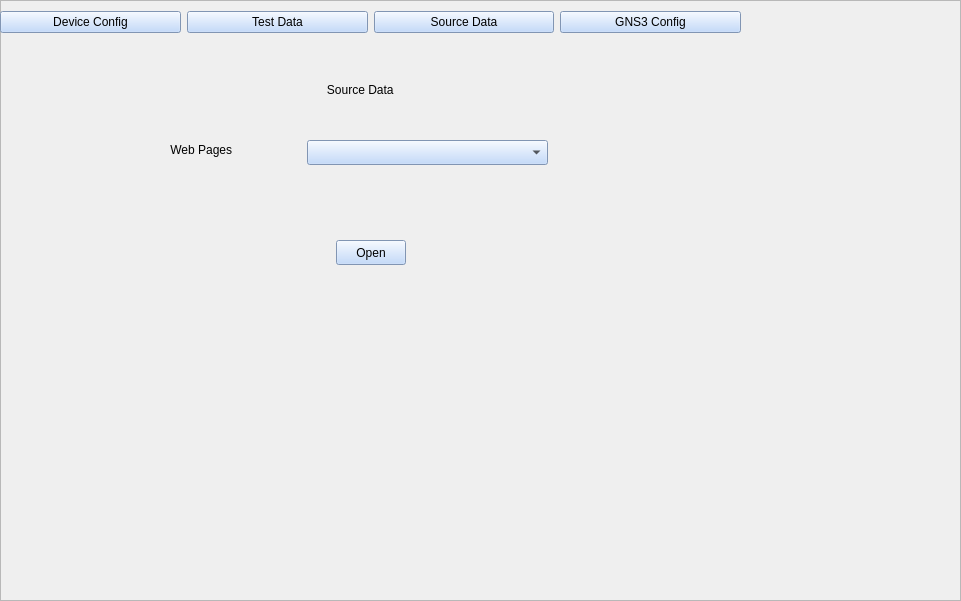
   <widget class="QFrame" name="config_display">
    <property name="geometry">
     <rect>
      <x>120</x>
      <y>70</y>
      <width>961</width>
      <height>601</height>
     </rect>
    </property>
    <property name="frameShape">
     <enum>QFrame::StyledPanel</enum>
    </property>
    <widget class="QWidget" name="config_menu" native="true">
     <property name="geometry">
      <rect>
       <x>0</x>
       <y>0</y>
       <width>741</width>
       <height>45</height>
      </rect>
     </property>
     <property name="palette">
      <palette>
       <active>
        <colorrole role="WindowText">
         <brush brushstyle="SolidPattern">
          <color alpha="255">
           <red>0</red>
           <green>0</green>
           <blue>0</blue>
          </color>
         </brush>
        </colorrole>
        <colorrole role="Button">
         <brush brushstyle="SolidPattern">
          <color alpha="255">
           <red>181</red>
           <green>209</green>
           <blue>250</blue>
          </color>
         </brush>
        </colorrole>
        <colorrole role="Light">
         <brush brushstyle="SolidPattern">
          <color alpha="255">
           <red>255</red>
           <green>255</green>
           <blue>255</blue>
          </color>
         </brush>
        </colorrole>
        <colorrole role="Midlight">
         <brush brushstyle="SolidPattern">
          <color alpha="255">
           <red>218</red>
           <green>232</green>
           <blue>252</blue>
          </color>
         </brush>
        </colorrole>
        <colorrole role="Dark">
         <brush brushstyle="SolidPattern">
          <color alpha="255">
           <red>90</red>
           <green>104</green>
           <blue>125</blue>
          </color>
         </brush>
        </colorrole>
        <colorrole role="Mid">
         <brush brushstyle="SolidPattern">
          <color alpha="255">
           <red>121</red>
           <green>139</green>
           <blue>167</blue>
          </color>
         </brush>
        </colorrole>
        <colorrole role="Text">
         <brush brushstyle="SolidPattern">
          <color alpha="255">
           <red>0</red>
           <green>0</green>
           <blue>0</blue>
          </color>
         </brush>
        </colorrole>
        <colorrole role="BrightText">
         <brush brushstyle="SolidPattern">
          <color alpha="255">
           <red>255</red>
           <green>255</green>
           <blue>255</blue>
          </color>
         </brush>
        </colorrole>
        <colorrole role="ButtonText">
         <brush brushstyle="SolidPattern">
          <color alpha="255">
           <red>0</red>
           <green>0</green>
           <blue>0</blue>
          </color>
         </brush>
        </colorrole>
        <colorrole role="Base">
         <brush brushstyle="SolidPattern">
          <color alpha="255">
           <red>255</red>
           <green>255</green>
           <blue>255</blue>
          </color>
         </brush>
        </colorrole>
        <colorrole role="Window">
         <brush brushstyle="SolidPattern">
          <color alpha="255">
           <red>181</red>
           <green>209</green>
           <blue>250</blue>
          </color>
         </brush>
        </colorrole>
        <colorrole role="Shadow">
         <brush brushstyle="SolidPattern">
          <color alpha="255">
           <red>0</red>
           <green>0</green>
           <blue>0</blue>
          </color>
         </brush>
        </colorrole>
        <colorrole role="AlternateBase">
         <brush brushstyle="SolidPattern">
          <color alpha="255">
           <red>218</red>
           <green>232</green>
           <blue>252</blue>
          </color>
         </brush>
        </colorrole>
        <colorrole role="ToolTipBase">
         <brush brushstyle="SolidPattern">
          <color alpha="255">
           <red>255</red>
           <green>255</green>
           <blue>220</blue>
          </color>
         </brush>
        </colorrole>
        <colorrole role="ToolTipText">
         <brush brushstyle="SolidPattern">
          <color alpha="255">
           <red>0</red>
           <green>0</green>
           <blue>0</blue>
          </color>
         </brush>
        </colorrole>
        <colorrole role="PlaceholderText">
         <brush brushstyle="SolidPattern">
          <color alpha="128">
           <red>0</red>
           <green>0</green>
           <blue>0</blue>
          </color>
         </brush>
        </colorrole>
       </active>
       <inactive>
        <colorrole role="WindowText">
         <brush brushstyle="SolidPattern">
          <color alpha="255">
           <red>0</red>
           <green>0</green>
           <blue>0</blue>
          </color>
         </brush>
        </colorrole>
        <colorrole role="Button">
         <brush brushstyle="SolidPattern">
          <color alpha="255">
           <red>181</red>
           <green>209</green>
           <blue>250</blue>
          </color>
         </brush>
        </colorrole>
        <colorrole role="Light">
         <brush brushstyle="SolidPattern">
          <color alpha="255">
           <red>255</red>
           <green>255</green>
           <blue>255</blue>
          </color>
         </brush>
        </colorrole>
        <colorrole role="Midlight">
         <brush brushstyle="SolidPattern">
          <color alpha="255">
           <red>218</red>
           <green>232</green>
           <blue>252</blue>
          </color>
         </brush>
        </colorrole>
        <colorrole role="Dark">
         <brush brushstyle="SolidPattern">
          <color alpha="255">
           <red>90</red>
           <green>104</green>
           <blue>125</blue>
          </color>
         </brush>
        </colorrole>
        <colorrole role="Mid">
         <brush brushstyle="SolidPattern">
          <color alpha="255">
           <red>121</red>
           <green>139</green>
           <blue>167</blue>
          </color>
         </brush>
        </colorrole>
        <colorrole role="Text">
         <brush brushstyle="SolidPattern">
          <color alpha="255">
           <red>0</red>
           <green>0</green>
           <blue>0</blue>
          </color>
         </brush>
        </colorrole>
        <colorrole role="BrightText">
         <brush brushstyle="SolidPattern">
          <color alpha="255">
           <red>255</red>
           <green>255</green>
           <blue>255</blue>
          </color>
         </brush>
        </colorrole>
        <colorrole role="ButtonText">
         <brush brushstyle="SolidPattern">
          <color alpha="255">
           <red>0</red>
           <green>0</green>
           <blue>0</blue>
          </color>
         </brush>
        </colorrole>
        <colorrole role="Base">
         <brush brushstyle="SolidPattern">
          <color alpha="255">
           <red>255</red>
           <green>255</green>
           <blue>255</blue>
          </color>
         </brush>
        </colorrole>
        <colorrole role="Window">
         <brush brushstyle="SolidPattern">
          <color alpha="255">
           <red>181</red>
           <green>209</green>
           <blue>250</blue>
          </color>
         </brush>
        </colorrole>
        <colorrole role="Shadow">
         <brush brushstyle="SolidPattern">
          <color alpha="255">
           <red>0</red>
           <green>0</green>
           <blue>0</blue>
          </color>
         </brush>
        </colorrole>
        <colorrole role="AlternateBase">
         <brush brushstyle="SolidPattern">
          <color alpha="255">
           <red>218</red>
           <green>232</green>
           <blue>252</blue>
          </color>
         </brush>
        </colorrole>
        <colorrole role="ToolTipBase">
         <brush brushstyle="SolidPattern">
          <color alpha="255">
           <red>255</red>
           <green>255</green>
           <blue>220</blue>
          </color>
         </brush>
        </colorrole>
        <colorrole role="ToolTipText">
         <brush brushstyle="SolidPattern">
          <color alpha="255">
           <red>0</red>
           <green>0</green>
           <blue>0</blue>
          </color>
         </brush>
        </colorrole>
        <colorrole role="PlaceholderText">
         <brush brushstyle="SolidPattern">
          <color alpha="128">
           <red>0</red>
           <green>0</green>
           <blue>0</blue>
          </color>
         </brush>
        </colorrole>
       </inactive>
       <disabled>
        <colorrole role="WindowText">
         <brush brushstyle="SolidPattern">
          <color alpha="255">
           <red>90</red>
           <green>104</green>
           <blue>125</blue>
          </color>
         </brush>
        </colorrole>
        <colorrole role="Button">
         <brush brushstyle="SolidPattern">
          <color alpha="255">
           <red>181</red>
           <green>209</green>
           <blue>250</blue>
          </color>
         </brush>
        </colorrole>
        <colorrole role="Light">
         <brush brushstyle="SolidPattern">
          <color alpha="255">
           <red>255</red>
           <green>255</green>
           <blue>255</blue>
          </color>
         </brush>
        </colorrole>
        <colorrole role="Midlight">
         <brush brushstyle="SolidPattern">
          <color alpha="255">
           <red>218</red>
           <green>232</green>
           <blue>252</blue>
          </color>
         </brush>
        </colorrole>
        <colorrole role="Dark">
         <brush brushstyle="SolidPattern">
          <color alpha="255">
           <red>90</red>
           <green>104</green>
           <blue>125</blue>
          </color>
         </brush>
        </colorrole>
        <colorrole role="Mid">
         <brush brushstyle="SolidPattern">
          <color alpha="255">
           <red>121</red>
           <green>139</green>
           <blue>167</blue>
          </color>
         </brush>
        </colorrole>
        <colorrole role="Text">
         <brush brushstyle="SolidPattern">
          <color alpha="255">
           <red>90</red>
           <green>104</green>
           <blue>125</blue>
          </color>
         </brush>
        </colorrole>
        <colorrole role="BrightText">
         <brush brushstyle="SolidPattern">
          <color alpha="255">
           <red>255</red>
           <green>255</green>
           <blue>255</blue>
          </color>
         </brush>
        </colorrole>
        <colorrole role="ButtonText">
         <brush brushstyle="SolidPattern">
          <color alpha="255">
           <red>90</red>
           <green>104</green>
           <blue>125</blue>
          </color>
         </brush>
        </colorrole>
        <colorrole role="Base">
         <brush brushstyle="SolidPattern">
          <color alpha="255">
           <red>181</red>
           <green>209</green>
           <blue>250</blue>
          </color>
         </brush>
        </colorrole>
        <colorrole role="Window">
         <brush brushstyle="SolidPattern">
          <color alpha="255">
           <red>181</red>
           <green>209</green>
           <blue>250</blue>
          </color>
         </brush>
        </colorrole>
        <colorrole role="Shadow">
         <brush brushstyle="SolidPattern">
          <color alpha="255">
           <red>0</red>
           <green>0</green>
           <blue>0</blue>
          </color>
         </brush>
        </colorrole>
        <colorrole role="AlternateBase">
         <brush brushstyle="SolidPattern">
          <color alpha="255">
           <red>181</red>
           <green>209</green>
           <blue>250</blue>
          </color>
         </brush>
        </colorrole>
        <colorrole role="ToolTipBase">
         <brush brushstyle="SolidPattern">
          <color alpha="255">
           <red>255</red>
           <green>255</green>
           <blue>220</blue>
          </color>
         </brush>
        </colorrole>
        <colorrole role="ToolTipText">
         <brush brushstyle="SolidPattern">
          <color alpha="255">
           <red>0</red>
           <green>0</green>
           <blue>0</blue>
          </color>
         </brush>
        </colorrole>
        <colorrole role="PlaceholderText">
         <brush brushstyle="SolidPattern">
          <color alpha="128">
           <red>0</red>
           <green>0</green>
           <blue>0</blue>
          </color>
         </brush>
        </colorrole>
       </disabled>
      </palette>
     </property>
     <layout class="QHBoxLayout" name="horizontalLayout_3">
      <item>
       <layout class="QHBoxLayout" name="horizontalLayout_2">
        <item>
         <widget class="QPushButton" name="device_config">
          <property name="text">
           <string>Device Config</string>
          </property>
         </widget>
        </item>
        <item>
         <widget class="QPushButton" name="test_data">
          <property name="text">
           <string>Test Data</string>
          </property>
         </widget>
        </item>
        <item>
         <widget class="QPushButton" name="source_data">
          <property name="text">
           <string>Source Data</string>
          </property>
         </widget>
        </item>
        <item>
         <widget class="QPushButton" name="gns3_config">
          <property name="text">
           <string>GNS3 Config</string>
          </property>
         </widget>
        </item>
       </layout>
      </item>
     </layout>
    </widget>
    <widget class="QWidget" name="source_data_widget" native="true">
     <property name="geometry">
      <rect>
       <x>10</x>
       <y>50</y>
       <width>851</width>
       <height>521</height>
      </rect>
     </property>
     <property name="palette">
      <palette>
       <active>
        <colorrole role="WindowText">
         <brush brushstyle="SolidPattern">
          <color alpha="255">
           <red>0</red>
           <green>0</green>
           <blue>0</blue>
          </color>
         </brush>
        </colorrole>
        <colorrole role="Button">
         <brush brushstyle="SolidPattern">
          <color alpha="255">
           <red>181</red>
           <green>209</green>
           <blue>250</blue>
          </color>
         </brush>
        </colorrole>
        <colorrole role="Light">
         <brush brushstyle="SolidPattern">
          <color alpha="255">
           <red>255</red>
           <green>255</green>
           <blue>255</blue>
          </color>
         </brush>
        </colorrole>
        <colorrole role="Midlight">
         <brush brushstyle="SolidPattern">
          <color alpha="255">
           <red>218</red>
           <green>232</green>
           <blue>252</blue>
          </color>
         </brush>
        </colorrole>
        <colorrole role="Dark">
         <brush brushstyle="SolidPattern">
          <color alpha="255">
           <red>90</red>
           <green>104</green>
           <blue>125</blue>
          </color>
         </brush>
        </colorrole>
        <colorrole role="Mid">
         <brush brushstyle="SolidPattern">
          <color alpha="255">
           <red>121</red>
           <green>139</green>
           <blue>167</blue>
          </color>
         </brush>
        </colorrole>
        <colorrole role="Text">
         <brush brushstyle="SolidPattern">
          <color alpha="255">
           <red>0</red>
           <green>0</green>
           <blue>0</blue>
          </color>
         </brush>
        </colorrole>
        <colorrole role="BrightText">
         <brush brushstyle="SolidPattern">
          <color alpha="255">
           <red>255</red>
           <green>255</green>
           <blue>255</blue>
          </color>
         </brush>
        </colorrole>
        <colorrole role="ButtonText">
         <brush brushstyle="SolidPattern">
          <color alpha="255">
           <red>0</red>
           <green>0</green>
           <blue>0</blue>
          </color>
         </brush>
        </colorrole>
        <colorrole role="Base">
         <brush brushstyle="SolidPattern">
          <color alpha="255">
           <red>255</red>
           <green>255</green>
           <blue>255</blue>
          </color>
         </brush>
        </colorrole>
        <colorrole role="Window">
         <brush brushstyle="SolidPattern">
          <color alpha="255">
           <red>181</red>
           <green>209</green>
           <blue>250</blue>
          </color>
         </brush>
        </colorrole>
        <colorrole role="Shadow">
         <brush brushstyle="SolidPattern">
          <color alpha="255">
           <red>0</red>
           <green>0</green>
           <blue>0</blue>
          </color>
         </brush>
        </colorrole>
        <colorrole role="AlternateBase">
         <brush brushstyle="SolidPattern">
          <color alpha="255">
           <red>218</red>
           <green>232</green>
           <blue>252</blue>
          </color>
         </brush>
        </colorrole>
        <colorrole role="ToolTipBase">
         <brush brushstyle="SolidPattern">
          <color alpha="255">
           <red>255</red>
           <green>255</green>
           <blue>220</blue>
          </color>
         </brush>
        </colorrole>
        <colorrole role="ToolTipText">
         <brush brushstyle="SolidPattern">
          <color alpha="255">
           <red>0</red>
           <green>0</green>
           <blue>0</blue>
          </color>
         </brush>
        </colorrole>
        <colorrole role="PlaceholderText">
         <brush brushstyle="SolidPattern">
          <color alpha="128">
           <red>0</red>
           <green>0</green>
           <blue>0</blue>
          </color>
         </brush>
        </colorrole>
       </active>
       <inactive>
        <colorrole role="WindowText">
         <brush brushstyle="SolidPattern">
          <color alpha="255">
           <red>0</red>
           <green>0</green>
           <blue>0</blue>
          </color>
         </brush>
        </colorrole>
        <colorrole role="Button">
         <brush brushstyle="SolidPattern">
          <color alpha="255">
           <red>181</red>
           <green>209</green>
           <blue>250</blue>
          </color>
         </brush>
        </colorrole>
        <colorrole role="Light">
         <brush brushstyle="SolidPattern">
          <color alpha="255">
           <red>255</red>
           <green>255</green>
           <blue>255</blue>
          </color>
         </brush>
        </colorrole>
        <colorrole role="Midlight">
         <brush brushstyle="SolidPattern">
          <color alpha="255">
           <red>218</red>
           <green>232</green>
           <blue>252</blue>
          </color>
         </brush>
        </colorrole>
        <colorrole role="Dark">
         <brush brushstyle="SolidPattern">
          <color alpha="255">
           <red>90</red>
           <green>104</green>
           <blue>125</blue>
          </color>
         </brush>
        </colorrole>
        <colorrole role="Mid">
         <brush brushstyle="SolidPattern">
          <color alpha="255">
           <red>121</red>
           <green>139</green>
           <blue>167</blue>
          </color>
         </brush>
        </colorrole>
        <colorrole role="Text">
         <brush brushstyle="SolidPattern">
          <color alpha="255">
           <red>0</red>
           <green>0</green>
           <blue>0</blue>
          </color>
         </brush>
        </colorrole>
        <colorrole role="BrightText">
         <brush brushstyle="SolidPattern">
          <color alpha="255">
           <red>255</red>
           <green>255</green>
           <blue>255</blue>
          </color>
         </brush>
        </colorrole>
        <colorrole role="ButtonText">
         <brush brushstyle="SolidPattern">
          <color alpha="255">
           <red>0</red>
           <green>0</green>
           <blue>0</blue>
          </color>
         </brush>
        </colorrole>
        <colorrole role="Base">
         <brush brushstyle="SolidPattern">
          <color alpha="255">
           <red>255</red>
           <green>255</green>
           <blue>255</blue>
          </color>
         </brush>
        </colorrole>
        <colorrole role="Window">
         <brush brushstyle="SolidPattern">
          <color alpha="255">
           <red>181</red>
           <green>209</green>
           <blue>250</blue>
          </color>
         </brush>
        </colorrole>
        <colorrole role="Shadow">
         <brush brushstyle="SolidPattern">
          <color alpha="255">
           <red>0</red>
           <green>0</green>
           <blue>0</blue>
          </color>
         </brush>
        </colorrole>
        <colorrole role="AlternateBase">
         <brush brushstyle="SolidPattern">
          <color alpha="255">
           <red>218</red>
           <green>232</green>
           <blue>252</blue>
          </color>
         </brush>
        </colorrole>
        <colorrole role="ToolTipBase">
         <brush brushstyle="SolidPattern">
          <color alpha="255">
           <red>255</red>
           <green>255</green>
           <blue>220</blue>
          </color>
         </brush>
        </colorrole>
        <colorrole role="ToolTipText">
         <brush brushstyle="SolidPattern">
          <color alpha="255">
           <red>0</red>
           <green>0</green>
           <blue>0</blue>
          </color>
         </brush>
        </colorrole>
        <colorrole role="PlaceholderText">
         <brush brushstyle="SolidPattern">
          <color alpha="128">
           <red>0</red>
           <green>0</green>
           <blue>0</blue>
          </color>
         </brush>
        </colorrole>
       </inactive>
       <disabled>
        <colorrole role="WindowText">
         <brush brushstyle="SolidPattern">
          <color alpha="255">
           <red>90</red>
           <green>104</green>
           <blue>125</blue>
          </color>
         </brush>
        </colorrole>
        <colorrole role="Button">
         <brush brushstyle="SolidPattern">
          <color alpha="255">
           <red>181</red>
           <green>209</green>
           <blue>250</blue>
          </color>
         </brush>
        </colorrole>
        <colorrole role="Light">
         <brush brushstyle="SolidPattern">
          <color alpha="255">
           <red>255</red>
           <green>255</green>
           <blue>255</blue>
          </color>
         </brush>
        </colorrole>
        <colorrole role="Midlight">
         <brush brushstyle="SolidPattern">
          <color alpha="255">
           <red>218</red>
           <green>232</green>
           <blue>252</blue>
          </color>
         </brush>
        </colorrole>
        <colorrole role="Dark">
         <brush brushstyle="SolidPattern">
          <color alpha="255">
           <red>90</red>
           <green>104</green>
           <blue>125</blue>
          </color>
         </brush>
        </colorrole>
        <colorrole role="Mid">
         <brush brushstyle="SolidPattern">
          <color alpha="255">
           <red>121</red>
           <green>139</green>
           <blue>167</blue>
          </color>
         </brush>
        </colorrole>
        <colorrole role="Text">
         <brush brushstyle="SolidPattern">
          <color alpha="255">
           <red>90</red>
           <green>104</green>
           <blue>125</blue>
          </color>
         </brush>
        </colorrole>
        <colorrole role="BrightText">
         <brush brushstyle="SolidPattern">
          <color alpha="255">
           <red>255</red>
           <green>255</green>
           <blue>255</blue>
          </color>
         </brush>
        </colorrole>
        <colorrole role="ButtonText">
         <brush brushstyle="SolidPattern">
          <color alpha="255">
           <red>90</red>
           <green>104</green>
           <blue>125</blue>
          </color>
         </brush>
        </colorrole>
        <colorrole role="Base">
         <brush brushstyle="SolidPattern">
          <color alpha="255">
           <red>181</red>
           <green>209</green>
           <blue>250</blue>
          </color>
         </brush>
        </colorrole>
        <colorrole role="Window">
         <brush brushstyle="SolidPattern">
          <color alpha="255">
           <red>181</red>
           <green>209</green>
           <blue>250</blue>
          </color>
         </brush>
        </colorrole>
        <colorrole role="Shadow">
         <brush brushstyle="SolidPattern">
          <color alpha="255">
           <red>0</red>
           <green>0</green>
           <blue>0</blue>
          </color>
         </brush>
        </colorrole>
        <colorrole role="AlternateBase">
         <brush brushstyle="SolidPattern">
          <color alpha="255">
           <red>181</red>
           <green>209</green>
           <blue>250</blue>
          </color>
         </brush>
        </colorrole>
        <colorrole role="ToolTipBase">
         <brush brushstyle="SolidPattern">
          <color alpha="255">
           <red>255</red>
           <green>255</green>
           <blue>220</blue>
          </color>
         </brush>
        </colorrole>
        <colorrole role="ToolTipText">
         <brush brushstyle="SolidPattern">
          <color alpha="255">
           <red>0</red>
           <green>0</green>
           <blue>0</blue>
          </color>
         </brush>
        </colorrole>
        <colorrole role="PlaceholderText">
         <brush brushstyle="SolidPattern">
          <color alpha="128">
           <red>0</red>
           <green>0</green>
           <blue>0</blue>
          </color>
         </brush>
        </colorrole>
       </disabled>
      </palette>
     </property>
     <widget class="QLabel" name="src_data_label">
      <property name="geometry">
       <rect>
        <x>307</x>
        <y>31</y>
        <width>111</width>
        <height>17</height>
       </rect>
      </property>
      <property name="text">
       <string>   Source Data</string>
      </property>
     </widget>
     <widget class="QLabel" name="web_page_label">
      <property name="geometry">
       <rect>
        <x>157</x>
        <y>90</y>
        <width>91</width>
        <height>20</height>
       </rect>
      </property>
      <property name="text">
       <string> Web Pages</string>
      </property>
     </widget>
     <widget class="QComboBox" name="web_page_dp">
      <property name="geometry">
       <rect>
        <x>297</x>
        <y>90</y>
        <width>241</width>
        <height>25</height>
       </rect>
      </property>
     </widget>
     <widget class="QPushButton" name="src_data_open">
      <property name="geometry">
       <rect>
        <x>326</x>
        <y>190</y>
        <width>70</width>
        <height>25</height>
       </rect>
      </property>
      <property name="text">
       <string>Open</string>
      </property>
     </widget>
    </widget>
   </widget>
